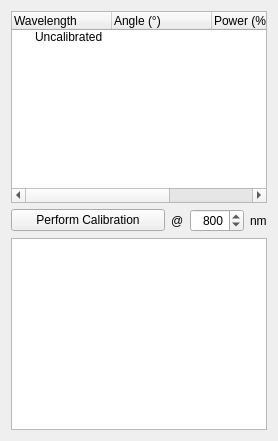
      <widget class="QWidget" name="intensity_tab">
       <attribute name="title">
        <string>Intensity Calibration</string>
       </attribute>
       <layout class="QGridLayout" name="gridLayout_14" columnstretch="10,0,0,0">
        <item row="1" column="1">
         <widget class="QLabel" name="intensity_label1">
          <property name="text">
           <string>@</string>
          </property>
         </widget>
        </item>
        <item row="1" column="0">
         <widget class="QPushButton" name="intensity_button">
          <property name="text">
           <string>Perform Calibration</string>
          </property>
         </widget>
        </item>
        <item row="1" column="2">
         <widget class="QSpinBox" name="intensity_spinbox">
          <property name="alignment">
           <set>Qt::AlignRight|Qt::AlignTrailing|Qt::AlignVCenter</set>
          </property>
          <property name="minimum">
           <number>680</number>
          </property>
          <property name="maximum">
           <number>1080</number>
          </property>
          <property name="value">
           <number>800</number>
          </property>
         </widget>
        </item>
        <item row="1" column="3">
         <widget class="QLabel" name="intensity_label2">
          <property name="text">
           <string>nm</string>
          </property>
         </widget>
        </item>
        <item row="0" column="0" colspan="4">
         <widget class="QTreeWidget" name="intensity_tree">
          <property name="columnCount">
           <number>4</number>
          </property>
          <column>
           <property name="text">
            <string>Wavelength</string>
           </property>
          </column>
          <column>
           <property name="text">
            <string>Angle (°)</string>
           </property>
          </column>
          <column>
           <property name="text">
            <string>Power (%)</string>
           </property>
          </column>
          <column>
           <property name="text">
            <string>Power (µW)</string>
           </property>
          </column>
          <item>
           <property name="text">
            <string>Uncalibrated</string>
           </property>
          </item>
         </widget>
        </item>
        <item row="2" column="0" colspan="4">
         <widget class="PlotWidget" name="intensity_plot">
          <property name="toolTip">
           <string>Plot of LED current response to two 300 µs square-wave pulses, sampled at 1.1 MHz.</string>
          </property>
          <property name="sceneRect">
           <rectf>
            <x>0.000000000000000</x>
            <y>0.000000000000000</y>
            <width>0.000000000000000</width>
            <height>0.000000000000000</height>
           </rectf>
          </property>
         </widget>
        </item>
       </layout>
      </widget>
